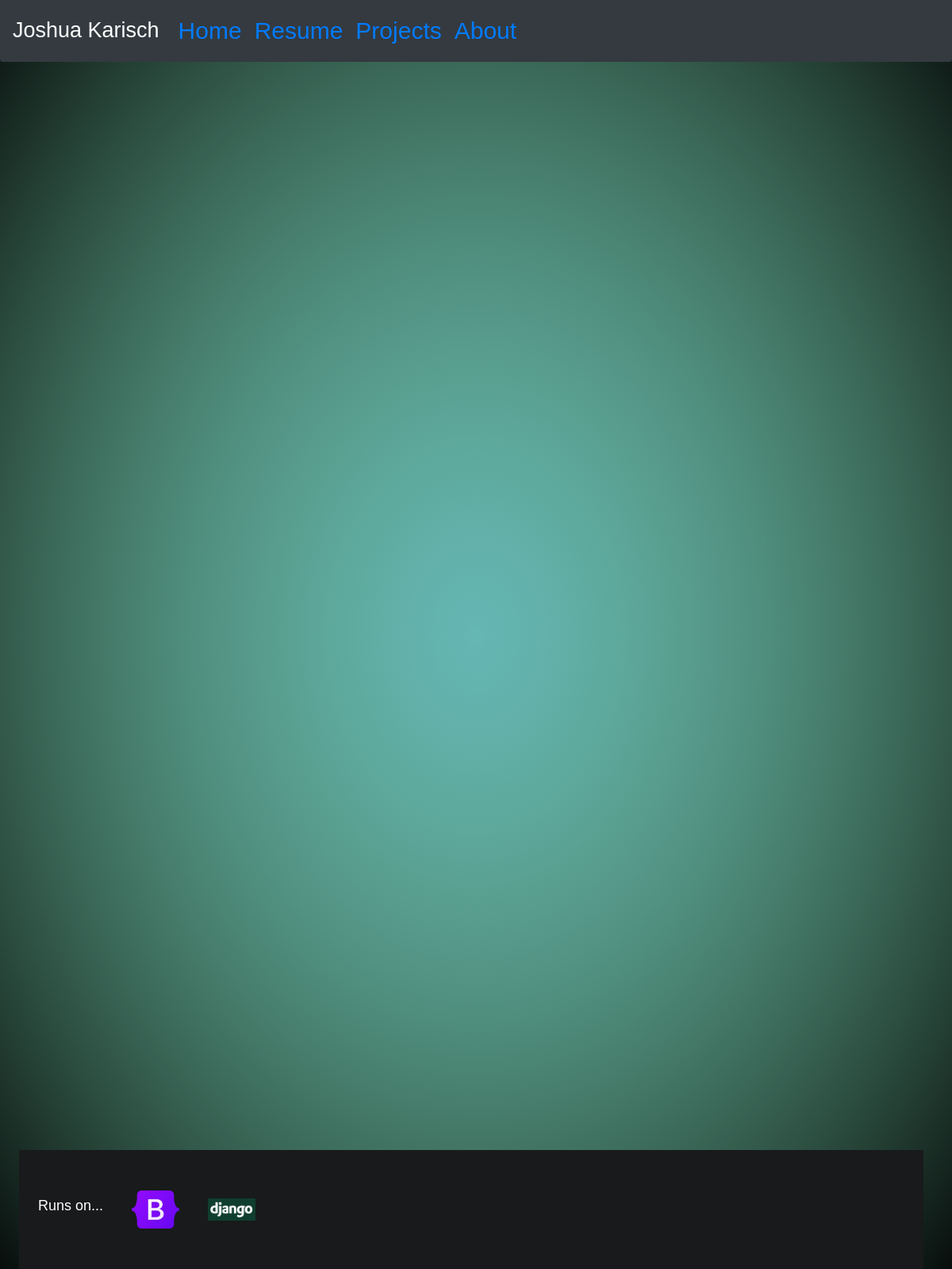
The page /projects/ on the database as committed earlier.
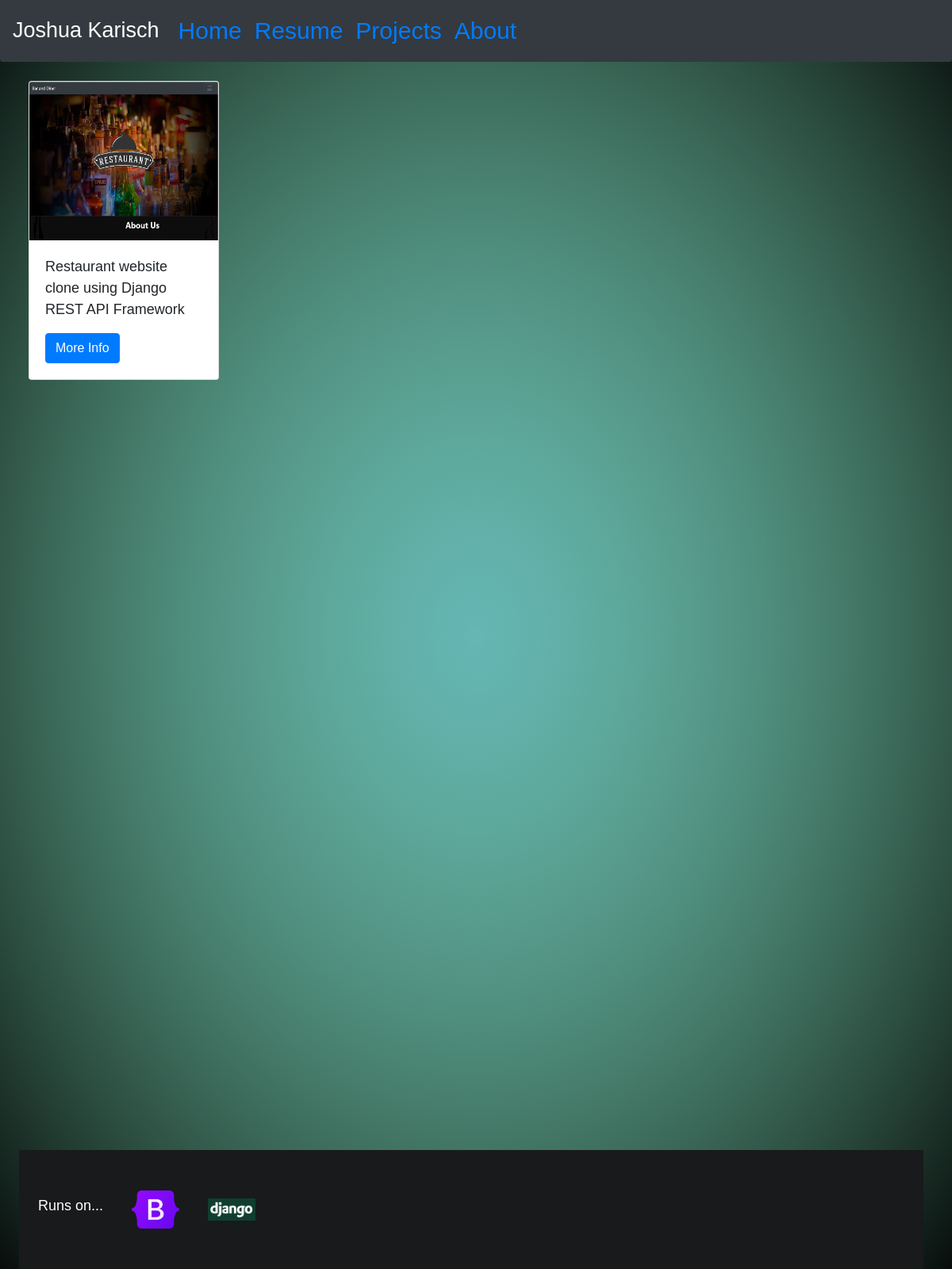
The same page on the database as committed later.
### resumeapp/models.py (models this page shows, shortened)
class Projects(models.Model):
    title = models.CharField(max_length=200, default="project")
    title_description = models.CharField(max_length=200)
    long_description = models.CharField(max_length=1000)
    gallery_top = models.ImageField()
    gallery_2 = models.ImageField()
    gallery_3 = models.ImageField()

### resumeapp/views.py (the view)
# urls.py: path('projects/', views.projects, name="projects"),
def projects(request):
    projects = Projects.objects.all()
    context = {
        'projects': projects,
    }
    return render(request, 'projects.html', context)

### resumeapp/templates/projects.html
{% extends 'base.html'%}
{% block content %}
{% load static%}
  {% for item in projects %}
  <div class="card" style="display: flex; width: 20vw">
    <img class="card-img-top" src="{{item.gallery_top.url}}" alt="Card image cap" height=200 width=200 style="overflow: hidden; max-width:100% ">
    <div class="card-body"> <p>{{item.title_description}}
    </p>
        <a href="{{item.title}}" class="btn btn-primary">More Info</a>
    </div>
  </div>
    {% endfor %}
  {% endblock %}

### resumeapp/templates/base.html (shortened to what this page needs)
{% load static %}
<!doctype html>
<html lang="en">
  <head>
    <link rel="stylesheet" href="https://cdn.jsdelivr.net/npm/bootstrap@4.1.3/dist/css/bootstrap.min.css">
    <link rel="stylesheet" type="text/css" href="{% static 'style.css' %}">
  </head>
  <body>
    <nav class="navbar navbar-expand-lg navbar-dark bg-dark rounded-bottom border-bottom border-dark">
      <div class="navbar-brand">Joshua Karisch</div>
      <div class="collapse navbar-collapse">
          <div class="navbar-nav container-fluid">
              <div class="nav-link"><a href="/">Home</a></div>
              <div class="nav-link"><a href="/portfolio">Resume</a></div>
              <div class="nav-link"><a href="/projects">Projects</a></div>
              <div class="nav-link"><a href="/about">About</a></div>
          </div>
      </div>
  </nav>
    {% block content %}
      {% endblock %}
  <footer class="container-flex" id="footer">
    <h3>Runs on...</h3>
    <img src="{% static 'bootstrap.png' %}" id="toe">
    <img src="{% static 'django.png' %}" id="toe">
  </footer>
  </body>
</html>

### resumeapp/static/style.css (style rules this page uses)
.navbar { background-color: rgb(100, 100, 100); display: flex; justify-items: left; justify-content: flex-start; flex-direction: row; margin-bottom: 0; overflow: hidden; z-index: 2; }
.navbar-brand { color:white; font-size: 27px; }
.nav-link { color: white; list-style-type: none; font-size: 30px; display: flex; padding-left:5px; }
#footer, #about-block { font-family:'Gill Sans', 'Gill Sans MT', Calibri, 'Trebuchet MS', sans-serif; position: relative; margin-left: 2vw; margin-right: 2vw; color: white; background-color: rgb(24, 26, 27); height: 150px; z-index: 3; }
#footer { display: flex; position: absolute; bottom: 0; left: 0; width: 95vw; flex-direction: row; justify-content: flex-start; align-items: center; }
h3 { margin-left: 2vw; font-size: large; }
#toe { height: auto; width: 5vw; margin-left: 3vw; }
.card { margin-top: 3vh; margin-left: 3vw; margin-right: 3vw; }
body { background-size: 100% 100%; background-position: 0px 0px,0px 0px; background-image: radial-gradient(75% 75% at 50% 50%, #3C7DDB8C 2%, #073AFF00 100%),radial-gradient(75% 75% at 50% 50%, #98FF84FF 0%, #000000FF 98%, #00000000 100%); position: relative; width: 100vw; height: 200vh; background-size: contain; font-family:'Gill Sans', 'Gill Sans MT', Calibri, 'Trebuchet MS', sans-serif; font-size: large; display: content; }

Rows that differ between the two databases and show on the page:
added Projects: gallery_top (picture), title_description "Restaurant website clone using Django REST API Framework"
